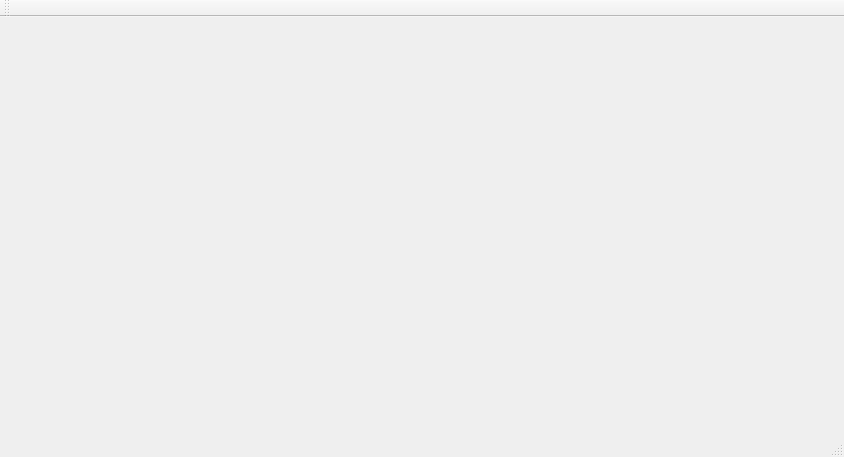
<?xml version="1.0" encoding="UTF-8"?>
<ui version="4.0">
 <class>MainWindow</class>
 <widget class="QMainWindow" name="MainWindow">
  <property name="geometry">
   <rect>
    <x>0</x>
    <y>0</y>
    <width>844</width>
    <height>457</height>
   </rect>
  </property>
  <property name="windowTitle">
   <string>MainWindow</string>
  </property>
  <widget class="QWidget" name="centralWidget"/>
  <widget class="QMenuBar" name="menuBar">
   <property name="geometry">
    <rect>
     <x>0</x>
     <y>0</y>
     <width>844</width>
     <height>22</height>
    </rect>
   </property>
  </widget>
  <widget class="QToolBar" name="mainToolBar">
   <attribute name="toolBarArea">
    <enum>TopToolBarArea</enum>
   </attribute>
   <attribute name="toolBarBreak">
    <bool>false</bool>
   </attribute>
  </widget>
  <widget class="QStatusBar" name="statusBar"/>
 </widget>
 <layoutdefault spacing="6" margin="11"/>
 <resources/>
 <connections/>
</ui>
